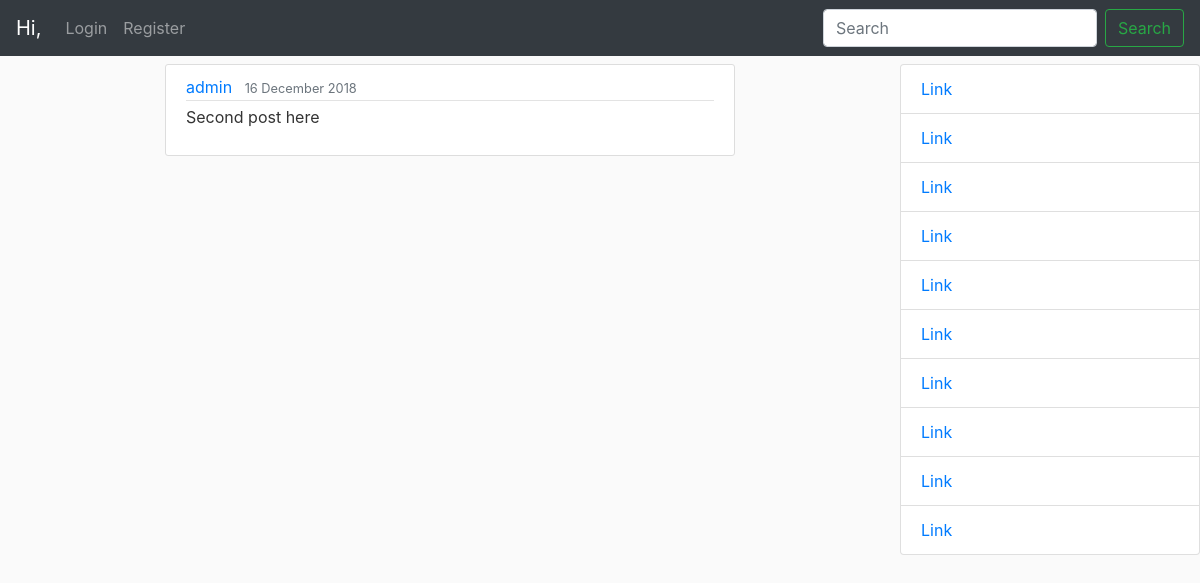
The app's page /post/2/ with its own data.
### mainview/models.py (models this page shows, shortened)
class Post(models.Model):
    content = models.TextField()
    date_posted = models.DateTimeField(default=timezone.now)
    author = models.ForeignKey(User, on_delete=models.CASCADE)

### mainview/views.py (the view)
# urls.py: path('post/<int:pk>/', PostDetailView.as_view(), name='post-detail'),
class PostDetailView(DetailView):
    model = Post

### mainview/templates/mainview/post_detail.html (shortened to what this page needs)
{% extends "mainview/home.html" %}
{% block content %}
    <article class="media content-section">
        <div class="media-body">
        <div class="article-metadata">
            <a class="mr-2" href="#">{{ object.author }}</a>
            <small class="text-muted">{{ object.date_posted|date:"j F Y" }}</small>
        </div>
        <p class="article-content">{{ object.content }}</p>
        </div>
    </article>
{% endblock content %}

### mainview/static/mainview/styles.css (style rules this page uses)
body { background: #fafafa; color: #333333; margin-top: 4rem; min-height: 75rem; }
.content-section { background: #ffffff; padding: 10px 20px; border: 1px solid #dddddd; border-radius: 3px; margin-bottom: 20px; }
.article-content { white-space: pre-line; }
.article-metadata { padding-bottom: 1px; margin-bottom: 4px; border-bottom: 1px solid #e3e3e3 }

### records on screen
Post: author "admin", date_posted "16 December 2018", content "Second post here"
